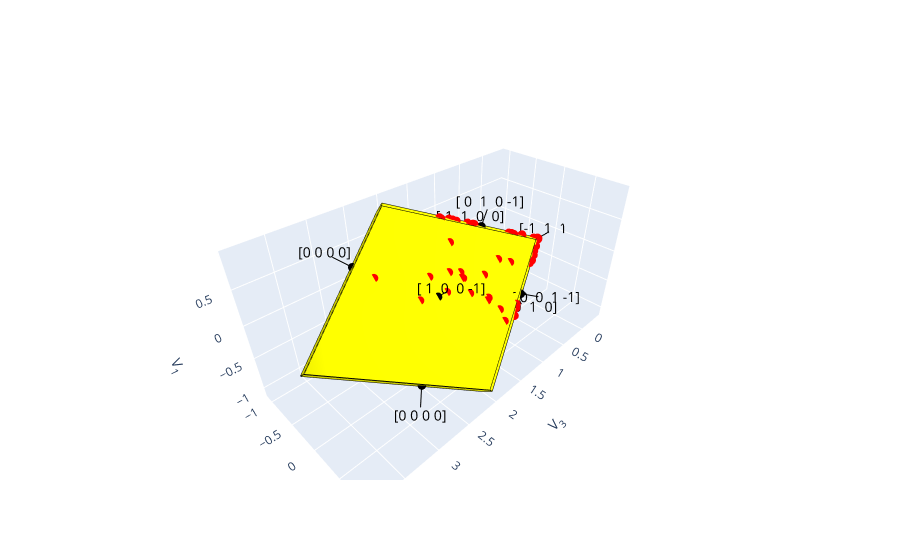

Source (notebook cell):
### Code cell
print("Plot of learned projected facet")
#now using the estimated gamma
halfspaces=np.hstack([A_res[found],b_res[found].reshape(-1,1)])
#polytope not bounded, so add lower bounds as well
lower_bound = np.hstack([sim_proj_est.boundsA,sim_proj_est.boundsb.reshape(-1,1)])
halfspaces = np.vstack([halfspaces,lower_bound])
labels = np.vstack([T[found],np.zeros((4,4),dtype=np.int64)])
plot_facet(halfspaces, labels,points=x_p, text_dist_multiplier=5.0)

### Figure 1 — Plotly figure (JSON) as saved in the notebook; plotly's stock layout.template omitted (floating-point values rounded to 4 significant figures)
{"data": [{"alphahull": 0, "color": "yellow", "opacity": 1, "type": "mesh3d", "x": [0.104, -0.01823, -0.02083, 2.09, 2.004, 2.069, 0.1295, -0.01575, -0.01835, 2.042, 3.855, 1.977, 3.872, 2.063], "y": [-0.07751, -0.01009, -0.009541, -0.9268, -1.034, -1.072, 0.0659, 0.01106, 0.01161, 0.7851, -0.2124, 0.8998, -0.06874, 0.9266], "z": [-0.07453, 0.01568, -0.00536, 0.9166, 0.8913, 0.7763, 0.06761, 0.01497, -0.006073, -1.092, -0.2267, -1.054, -0.08418, -0.9474]}, {"marker": {"color": "black", "size": 3}, "mode": "markers", "showlegend": false, "type": "scatter3d", "x": [2.018], "y": [-0.1443], "z": [-0.1542]}, {"line": {"color": "black", "width": 2}, "mode": "lines", "showlegend": false, "type": "scatter3d", "x": [2.018, 2.004], "y": [-0.1443, -0.3214], "z": [-0.1542, -0.3301]}, {"marker": {"color": "black", "size": 3}, "mode": "text", "showlegend": false, "text": ["[-1  0  0  1]"], "textfont": {"color": "black", "size": 14}, "textposition": "middle center", "type": "scatter3d", "x": [1.999], "y": [-0.3923], "z": [-0.4005]}, {"line": {"color": "black", "width": 2}, "mode": "lines", "showlegend": false, "type": "scatter3d", "x": [0.104, 2.069], "y": [-0.07751, -1.072], "z": [-0.07453, 0.7763]}, {"line": {"color": "black", "width": 2}, "mode": "lines", "showlegend": false, "type": "scatter3d", "x": [0.104, 2.042], "y": [-0.07751, 0.7851], "z": [-0.07453, -1.092]}, {"line": {"color": "black", "width": 2}, "mode": "lines", "showlegend": false, "type": "scatter3d", "x": [2.069, 3.855], "y": [-1.072, -0.2124], "z": [0.7763, -0.2267]}, {"line": {"color": "black", "width": 2}, "mode": "lines", "showlegend": false, "type": "scatter3d", "x": [2.042, 3.855], "y": [0.7851, -0.2124], "z": [-1.092, -0.2267]}, {"marker": {"color": "black", "size": 3}, "mode": "markers", "showlegend": false, "type": "scatter3d", "x": [0.8167], "y": [0.3219], "z": [-0.4463]}, {"line": {"color": "black", "width": 2}, "mode": "lines", "showlegend": false, "type": "scatter3d", "x": [0.8167, 0.6983], "y": [0.3219, 0.3284], "z": [-0.4463, -0.6664]}, {"marker": {"color": "black", "size": 3}, "mode": "text", "showlegend": false, "text": ["[-1  0  1  0]"], "textfont": {"color": "black", "size": 14}, "textposition": "middle center", "type": "scatter3d", "x": [0.6509], "y": [0.3309], "z": [-0.7544]}, {"line": {"color": "black", "width": 2}, "mode": "lines", "showlegend": false, "type": "scatter3d", "x": [0.104, -0.02083], "y": [-0.07751, -0.009541], "z": [-0.07453, -0.00536]}, {"line": {"color": "black", "width": 2}, "mode": "lines", "showlegend": false, "type": "scatter3d", "x": [0.104, 2.042], "y": [-0.07751, 0.7851], "z": [-0.07453, -1.092]}, {"line": {"color": "black", "width": 2}, "mode": "lines", "showlegend": false, "type": "scatter3d", "x": [-0.02083, -0.01835], "y": [-0.009541, 0.01161], "z": [-0.00536, -0.006073]}, {"line": {"color": "black", "width": 2}, "mode": "lines", "showlegend": false, "type": "scatter3d", "x": [-0.01835, 1.977], "y": [0.01161, 0.8998], "z": [-0.006073, -1.054]}, {"line": {"color": "black", "width": 2}, "mode": "lines", "showlegend": false, "type": "scatter3d", "x": [2.042, 1.977], "y": [0.7851, 0.8998], "z": [-1.092, -1.054]}, {"marker": {"color": "black", "size": 3}, "mode": "markers", "showlegend": false, "type": "scatter3d", "x": [0.8277], "y": [-0.4407], "z": [0.3207]}, {"line": {"color": "black", "width": 2}, "mode": "lines", "showlegend": false, "type": "scatter3d", "x": [0.8277, 0.7119], "y": [-0.4407, -0.6621], "z": [0.3207, 0.3292]}, {"marker": {"color": "black", "size": 3}, "mode": "text", "showlegend": false, "text": ["[-1  1  0  0]"], "textfont": {"color": "black", "size": 14}, "textposition": "middle center", "type": "scatter3d", "x": [0.6656], "y": [-0.7507], "z": [0.3327]}, {"line": {"color": "black", "width": 2}, "mode": "lines", "showlegend": false, "type": "scatter3d", "x": [0.104, -0.02083], "y": [-0.07751, -0.009541], "z": [-0.07453, -0.00536]}, {"line": {"color": "black", "width": 2}, "mode": "lines", "showlegend": false, "type": "scatter3d", "x": [0.104, 2.069], "y": [-0.07751, -1.072], "z": [-0.07453, 0.7763]}, {"line": {"color": "black", "width": 2}, "mode": "lines", "showlegend": false, "type": "scatter3d", "x": [-0.01823, -0.02083], "y": [-0.01009, -0.009541], "z": [0.01568, -0.00536]}, {"line": {"color": "black", "width": 2}, "mode": "lines", "showlegend": false, "type": "scatter3d", "x": [-0.01823, 2.004], "y": [-0.01009, -1.034], "z": [0.01568, 0.8913]}, {"line": {"color": "black", "width": 2}, "mode": "lines", "showlegend": false, "type": "scatter3d", "x": [2.004, 2.069], "y": [-1.034, -1.072], "z": [0.8913, 0.7763]}, {"marker": {"color": "black", "size": 3}, "mode": "markers", "showlegend": false, "type": "scatter3d", "x": [0.827], "y": [0.383], "z": [-0.3849]}, {"line": {"color": "black", "width": 2}, "mode": "lines", "showlegend": false, "type": "scatter3d", "x": [0.827, 0.7334], "y": [0.383, 0.6141], "z": [-0.3849, -0.3673]}, {"marker": {"color": "black", "size": 3}, "mode": "text", "showlegend": false, "text": ["[ 0  0  1 -1]"], "textfont": {"color": "black", "size": 14}, "textposition": "middle center", "type": "scatter3d", "x": [0.6959], "y": [0.7066], "z": [-0.3603]}, {"line": {"color": "black", "width": 2}, "mode": "lines", "showlegend": false, "type": "scatter3d", "x": [0.1295, -0.01575], "y": [0.0659, 0.01106], "z": [0.06761, 0.01497]}, {"line": {"color": "black", "width": 2}, "mode": "lines", "showlegend": false, "type": "scatter3d", "x": [0.1295, 2.063], "y": [0.0659, 0.9266], "z": [0.06761, -0.9474]}, {"line": {"color": "black", "width": 2}, "mode": "lines", "showlegend": false, "type": "scatter3d", "x": [-0.01575, -0.01835], "y": [0.01106, 0.01161], "z": [0.01497, -0.006073]}, {"line": {"color": "black", "width": 2}, "mode": "lines", "showlegend": false, "type": "scatter3d", "x": [-0.01835, 1.977], "y": [0.01161, 0.8998], "z": [-0.006073, -1.054]}, {"line": {"color": "black", "width": 2}, "mode": "lines", "showlegend": false, "type": "scatter3d", "x": [1.977, 2.063], "y": [0.8998, 0.9266], "z": [-1.054, -0.9474]}, {"marker": {"color": "black", "size": 3}, "mode": "markers", "showlegend": false, "type": "scatter3d", "x": [0.838], "y": [-0.3788], "z": [0.3812]}, {"line": {"color": "black", "width": 2}, "mode": "lines", "showlegend": false, "type": "scatter3d", "x": [0.838, 0.7469], "y": [-0.3788, -0.3603], "z": [0.3812, 0.6133]}, {"marker": {"color": "black", "size": 3}, "mode": "text", "showlegend": false, "text": ["[ 0  1  0 -1]"], "textfont": {"color": "black", "size": 14}, "textposition": "middle center", "type": "scatter3d", "x": [0.7105], "y": [-0.3529], "z": [0.7061]}, {"line": {"color": "black", "width": 2}, "mode": "lines", "showlegend": false, "type": "scatter3d", "x": [-0.01823, 2.004], "y": [-0.01009, -1.034], "z": [0.01568, 0.8913]}, {"line": {"color": "black", "width": 2}, "mode": "lines", "showlegend": false, "type": "scatter3d", "x": [-0.01823, -0.01575], "y": [-0.01009, 0.01106], "z": [0.01568, 0.01497]}, {"line": {"color": "black", "width": 2}, "mode": "lines", "showlegend": false, "type": "scatter3d", "x": [2.09, 2.004], "y": [-0.9268, -1.034], "z": [0.9166, 0.8913]}, {"line": {"color": "black", "width": 2}, "mode": "lines", "showlegend": false, "type": "scatter3d", "x": [2.09, 0.1295], "y": [-0.9268, 0.0659], "z": [0.9166, 0.06761]}, {"line": {"color": "black", "width": 2}, "mode": "lines", "showlegend": false, "type": "scatter3d", "x": [0.1295, -0.01575], "y": [0.0659, 0.01106], "z": [0.06761, 0.01497]}, {"marker": {"color": "black", "size": 3}, "mode": "markers", "showlegend": false, "type": "scatter3d", "x": [2.039], "y": [-0.0007593], "z": [-0.01186]}, {"line": {"color": "black", "width": 2}, "mode": "lines", "showlegend": false, "type": "scatter3d", "x": [2.039, 2.052], "y": [-0.0007593, 0.1764], "z": [-0.01186, 0.164]}, {"marker": {"color": "black", "size": 3}, "mode": "text", "showlegend": false, "text": ["[ 1  0  0 -1]"], "textfont": {"color": "black", "size": 14}, "textposition": "middle center", "type": "scatter3d", "x": [2.058], "y": [0.2472], "z": [0.2344]}, {"line": {"color": "black", "width": 2}, "mode": "lines", "showlegend": false, "type": "scatter3d", "x": [2.09, 0.1295], "y": [-0.9268, 0.0659], "z": [0.9166, 0.06761]}, {"line": {"color": "black", "width": 2}, "mode": "lines", "showlegend": false, "type": "scatter3d", "x": [2.09, 3.872], "y": [-0.9268, -0.06874], "z": [0.9166, -0.08418]}, {"line": {"color": "black", "width": 2}, "mode": "lines", "showlegend": false, "type": "scatter3d", "x": [0.1295, 2.063], "y": [0.0659, 0.9266], "z": [0.06761, -0.9474]}, {"line": {"color": "black", "width": 2}, "mode": "lines", "showlegend": false, "type": "scatter3d", "x": [3.872, 2.063], "y": [-0.06874, 0.9266], "z": [-0.08418, -0.9474]}, {"marker": {"color": "black", "size": 3}, "mode": "markers", "showlegend": false, "type": "scatter3d", "x": [-0.01829], "y": [0.0007596], "z": [0.004804]}, {"line": {"color": "black", "width": 2}, "mode": "lines", "showlegend": false, "type": "scatter3d", "x": [-0.01829, -0.2645], "y": [0.0007596, 0.03067], "z": [0.004804, 0.03601]}, {"marker": {"color": "black", "size": 3}, "mode": "text", "showlegend": false, "text": ["[-1  1  1 -1]"], "textfont": {"color": "black", "size": 14}, "textposition": "middle center", "type": "scatter3d", "x": [-0.363], "y": [0.04263], "z": [0.04849]}, {"line": {"color": "black", "width": 2}, "mode": "lines", "showlegend": false, "type": "scatter3d", "x": [-0.01823, -0.02083], "y": [-0.01009, -0.009541], "z": [0.01568, -0.00536]}, {"line": {"color": "black", "width": 2}, "mode": "lines", "showlegend": false, "type": "scatter3d", "x": [-0.01823, -0.01575], "y": [-0.01009, 0.01106], "z": [0.01568, 0.01497]}, {"line": {"color": "black", "width": 2}, "mode": "lines", "showlegend": false, "type": "scatter3d", "x": [-0.02083, -0.01835], "y": [-0.009541, 0.01161], "z": [-0.00536, -0.006073]}, {"line": {"color": "black", "width": 2}, "mode": "lines", "showlegend": false, "type": "scatter3d", "x": [-0.01575, -0.01835], "y": [0.01106, 0.01161], "z": [0.01497, -0.006073]}, {"marker": {"color": "black", "size": 3}, "mode": "markers", "showlegend": false, "type": "scatter3d", "x": [null], "y": [null], "z": [null]}, {"line": {"color": "black", "width": 2}, "mode": "lines", "showlegend": false, "type": "scatter3d", "x": [null, null], "y": [null, null], "z": [null, null]}, {"marker": {"color": "black", "size": 3}, "mode": "text", "showlegend": false, "text": ["[0 0 0 0]"], "textfont": {"color": "black", "size": 14}, "textposition": "middle center", "type": "scatter3d", "x": [null], "y": [null], "z": [null]}, {"marker": {"color": "black", "size": 3}, "mode": "markers", "showlegend": false, "type": "scatter3d", "x": [2.762], "y": [0.4661], "z": [-0.6808]}, {"line": {"color": "black", "width": 2}, "mode": "lines", "showlegend": false, "type": "scatter3d", "x": [2.762, 2.908], "y": [0.4661, 0.5999], "z": [-0.6808, -0.8331]}, {"marker": {"color": "black", "size": 3}, "mode": "text", "showlegend": false, "text": ["[0 0 0 0]"], "textfont": {"color": "black", "size": 14}, "textposition": "middle center", "type": "scatter3d", "x": [2.967], "y": [0.6534], "z": [-0.894]}, {"line": {"color": "black", "width": 2}, "mode": "lines", "showlegend": false, "type": "scatter3d", "x": [2.042, 3.855], "y": [0.7851, -0.2124], "z": [-1.092, -0.2267]}, {"line": {"color": "black", "width": 2}, "mode": "lines", "showlegend": false, "type": "scatter3d", "x": [2.042, 1.977], "y": [0.7851, 0.8998], "z": [-1.092, -1.054]}, {"line": {"color": "black", "width": 2}, "mode": "lines", "showlegend": false, "type": "scatter3d", "x": [3.855, 3.872], "y": [-0.2124, -0.06874], "z": [-0.2267, -0.08418]}, {"line": {"color": "black", "width": 2}, "mode": "lines", "showlegend": false, "type": "scatter3d", "x": [1.977, 2.063], "y": [0.8998, 0.9266], "z": [-1.054, -0.9474]}, {"line": {"color": "black", "width": 2}, "mode": "lines", "showlegend": false, "type": "scatter3d", "x": [3.872, 2.063], "y": [-0.06874, 0.9266], "z": [-0.08418, -0.9474]}, {"marker": {"color": "black", "size": 3}, "mode": "markers", "showlegend": false, "type": "scatter3d", "x": [2.778], "y": [-0.6628], "z": [0.4547]}, {"line": {"color": "black", "width": 2}, "mode": "lines", "showlegend": false, "type": "scatter3d", "x": [2.778, 2.926], "y": [-0.6628, -0.8134], "z": [0.4547, 0.5888]}, {"marker": {"color": "black", "size": 3}, "mode": "text", "showlegend": false, "text": ["[0 0 0 0]"], "textfont": {"color": "black", "size": 14}, "textposition": "middle center", "type": "scatter3d", "x": [2.985], "y": [-0.8736], "z": [0.6424]}, {"line": {"color": "black", "width": 2}, "mode": "lines", "showlegend": false, "type": "scatter3d", "x": [2.09, 2.004], "y": [-0.9268, -1.034], "z": [0.9166, 0.8913]}, {"line": {"color": "black", "width": 2}, "mode": "lines", "showlegend": false, "type": "scatter3d", "x": [2.09, 3.872], "y": [-0.9268, -0.06874], "z": [0.9166, -0.08418]}, {"line": {"color": "black", "width": 2}, "mode": "lines", "showlegend": false, "type": "scatter3d", "x": [2.004, 2.069], "y": [-1.034, -1.072], "z": [0.8913, 0.7763]}, {"line": {"color": "black", "width": 2}, "mode": "lines", "showlegend": false, "type": "scatter3d", "x": [2.069, 3.855], "y": [-1.072, -0.2124], "z": [0.7763, -0.2267]}, {"line": {"color": "black", "width": 2}, "mode": "lines", "showlegend": false, "type": "scatter3d", "x": [3.855, 3.872], "y": [-0.2124, -0.06874], "z": [-0.2267, -0.08418]}, {"marker": {"color": "black", "size": 3}, "mode": "markers", "showlegend": false, "type": "scatter3d", "x": [null], "y": [null], "z": [null]}, {"line": {"color": "black", "width": 2}, "mode": "lines", "showlegend": false, "type": "scatter3d", "x": [null, null], "y": [null, null], "z": [null, null]}, {"marker": {"color": "black", "size": 3}, "mode": "text", "showlegend": false, "text": ["[0 0 0 0]"], "textfont": {"color": "black", "size": 14}, "textposition": "middle center", "type": "scatter3d", "x": [null], "y": [null], "z": [null]}, {"marker": {"color": "red", "size": 3}, "mode": "markers", "showlegend": false, "type": "scatter3d", "x": [1.6, 1.721, 1.602, 1.579, 1.572, 1.665, 2.661, 1.263, 1.501, 1.341, 1.533, 1.364, 1.172, 1.402, 1.532, 1.444, 1.988, 1.606, 2.514, 1.453, 1.434, 1.392, 1.321, 1.205, 1.244, 1.345, 1.384, 1.32, 1.398, 1.396, 1.39, 2.009, 2.283, 1.479, 0.9127, 0.8996, 0.93, 1.918, 1.882, 1.75, 1.035, 1.102, 0.9011, 0.9827, 0.9665, 0.99, 1.025, 1.003, 0.9942, 1.024, 1.895, 1.424, 0.9237, 0.765, 0.3107, 0.1606, 0.3924, 0.373, 0.3932, 0.3567, 0.3734, 0.3584, 0.3789, 0.4212, 0.3503, 0.4283, 0.4775, 0.4183, 0.03503, 0.1102, 0.09261, 0.2986, 0.2353, 0.26, 0.242, 0.2385, 0.2988, 0.2184, 0.2545, 0.2078, 0.2334, 0.2812, 0.2878, -0.01932, -0.01943, -0.0191, 0.2235, 0.2602, 0.2419, 0.2475, 0.2351, 0.2338, 0.2257, 0.2516, 0.2349, -0.01859, -0.0169, -0.01804, 0.1978, 0.3081, 0.273, 0.2694, 0.2288, 0.2508, 0.2268, 0.2345, 0.2546, -0.02001, -0.01902, -0.01896], "y": [-0.02574, -0.1303, 0.1332, -0.01638, -0.07426, -0.04529, -0.4191, 0.06518, -0.03781, -0.1082, -0.02086, -0.1121, -0.5388, 0.05082, 0.02984, -0.1016, 0.04514, -0.4183, -0.2521, 0.1391, 0.4282, 0.2354, -0.6901, -0.5771, -0.6065, 0.5287, 0.2649, 0.4146, -0.6172, -0.6013, -0.6367, -0.1884, -0.05872, -0.3576, -0.4468, -0.4768, -0.4558, -0.4893, -0.8535, 0.05811, 0.4745, 0.5076, 0.3506, -0.5197, -0.512, -0.5236, 0.4657, -0.4878, -0.4064, -0.4187, 0.007881, 0.2777, 0.01659, 0.1054, 0.1573, 0.05034, 0.1214, 0.09951, 0.09122, -0.2027, -0.2095, -0.2045, 0.1829, 0.2003, 0.172, -0.1584, -0.1679, -0.1218, 0.0315, 0.06664, 0.0009695, 0.1002, 0.0611, 0.04593, -0.145, -0.1425, -0.1737, 0.1126, 0.125, 0.1084, -0.1128, -0.0827, -0.06925, -0.0006492, -0.005408, -0.005546, 0.01494, 0.0641, 0.02017, -0.1483, -0.1424, -0.1403, 0.1201, 0.1262, 0.1179, 0.006164, 0.008077, 0.005726, 0.06711, 0.0663, 0.006215, -0.1592, -0.1384, -0.1492, 0.1127, 0.1177, 0.1268, 0.0009779, 0.003609, -0.004601], "z": [0.04753, 0.143, -0.1129, 0.03926, 0.09867, -0.2272, 0.3616, -0.0186, -0.222, -0.1389, -0.242, -0.1369, 0.5257, -0.3035, -0.2925, -0.1539, -0.3427, 0.1531, -0.08378, -0.3964, -0.6857, -0.4885, 0.559, 0.5413, 0.5588, -0.4914, -0.2287, -0.3746, 0.6207, 0.6182, 0.6187, 0.1795, 0.0279, 0.3905, 0.4167, 0.3791, 0.424, 0.2006, 0.5699, -0.3376, -0.4699, -0.5491, -0.491, 0.3794, 0.361, 0.3795, -0.4136, 0.4552, 0.4454, 0.4577, -0.009288, -0.2447, 0.0564, -0.021, -0.1624, -0.1015, -0.2241, -0.2145, -0.2253, 0.1163, 0.1628, 0.08784, -0.1411, -0.1388, -0.1484, 0.2031, 0.2233, 0.1962, 0.02011, -0.04519, 0.05864, -0.1741, -0.1414, -0.1552, 0.04991, 0.0663, 0.08483, -0.06721, -0.03952, -0.06878, 0.1229, 0.1394, 0.1406, 0.004749, 0.004442, 0.006557, -0.1367, -0.1547, -0.1467, 0.04571, 0.02914, 0.06373, -0.1252, -0.06972, -0.05026, 0.002007, 0.01145, 0.006794, -0.121, -0.1804, -0.1634, 0.06487, 0.05718, 0.07687, -0.0239, -0.0492, -0.06329, -0.005407, -0.001567, 0.01359]}], "layout": {"scene": {"xaxis": {"title": {"text": "V<sub>3</sub>"}}, "yaxis": {"title": {"text": "V<sub>2</sub>"}}, "zaxis": {"title": {"text": "V<sub>1</sub>"}}}}}
